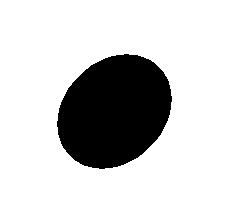
#> input picture IdealPupil.png, 226 x 215 px
$ python pyET_TestFrame.py   (older library calls are emulated)
#> lines starting #> are read from the running program, lines starting #| are printed output that depends on the picture; after the words box and inside, x2 and y2 are one past the last pixel; in counts of white or black regions, pixels touching at a corner belong together
### pyET_MediaIO.py
#!/opt/local/bin/python
#
# Load a single video frame from an image file
# - optional border trim border argument
#
# USAGE : pyET_TestFrame.py <Test Frame Image>
#
# AUTHOR : Mike Tyszka
# PLACE  : Caltech
# DATES  : 2014-05-07 JMT From scratch
#
# This file is part of pyET.
#
#    pyET is free software: you can redistribute it and/or modify
#    it under the terms of the GNU General Public License as published by
#    the Free Software Foundation, either version 3 of the License, or
#    (at your option) any later version.
#
#    pyET is distributed in the hope that it will be useful,
#    but WITHOUT ANY WARRANTY; without even the implied warranty of
#    MERCHANTABILITY or FITNESS FOR A PARTICULAR PURPOSE.  See the
#    GNU General Public License for more details.
#
#    You should have received a copy of the GNU General Public License
#   along with pyET.  If not, see <http://www.gnu.org/licenses/>.
#
# Copyright 2014 California Institute of Technology.

import numpy as np
import cv2

def LoadImage(image_file, border = 0):

    # Initialize frame
#> called with image_file = 'IdealPupil.png', border = 16
    frame = np.array([])

    # load test frame image
    try:
        frame = cv2.imread(image_file)
#> frame is the input picture: shape (215, 226, 3); 79.5% white; 1 black region, box (x1, y1, x2, y2) and area: (57, 54, 172, 169) 9964
    except:
        print('Problem opening %s to read' % image_file)
        return frame

    # Convert to grayscale image
    frame = cv2.cvtColor(frame, cv2.COLOR_BGR2GRAY)

    # Trim border (if requested)
    frame = TrimBorder(frame, border)

    return frame

#
# Trim border (typically introduced by video conversion)
#
def TrimBorder(frame, border = 0):

#> called with border = 16
    if border > 0:

        # Get image dimension
        nx, ny = frame.shape
#> nx = 215; ny = 226

        # Set bounding box
        x0 = border
        y0 = border
        x1 = nx - border
#> x1 = 199
        y1 = ny - border
#> y1 = 210

        # Make sure bounds are inside image
        x0 = x0 if x0 > 0 else 0
        x1 = x1 if x1 < nx else nx-1
        y0 = y0 if y0 > 0 else 0
        y1 = y1 if y1 < ny else ny-1

        # Crop and return
        return frame[x0:x1, y0:y1]
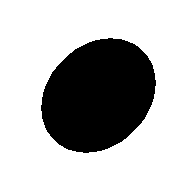
#> returned value: shape (183, 194); 71.9% white; 1 black region, box (x1, y1, x2, y2) and area: (41, 38, 156, 153) 9964

    else:

        return frame

### pyET_Pupilometry.py
#!/opt/local/bin/python
#
# Video pupilometry functions
# - takes calibration and gaze video filenames as input
# - controls calibration and gaze estimation workflow
#
# USAGE : pyET.py <Calibration Video> <Gaze Video>
#
# AUTHOR : Mike Tyszka
# PLACE  : Caltech
# DATES  : 2014-05-07 JMT From scratch
#
# This file is part of pyET.
#
#    pyET is free software: you can redistribute it and/or modify
#    it under the terms of the GNU General Public License as published by
#    the Free Software Foundation, either version 3 of the License, or
#    (at your option) any later version.
#
#    pyET is distributed in the hope that it will be useful,
#    but WITHOUT ANY WARRANTY; without even the implied warranty of
#    MERCHANTABILITY or FITNESS FOR A PARTICULAR PURPOSE.  See the
#    GNU General Public License for more details.
#
#    You should have received a copy of the GNU General Public License
#   along with pyET.  If not, see <http://www.gnu.org/licenses/>.
#
# Copyright 2014 California Institute of Technology.

import os
import sys
import time
import cv2
import numpy as np
from skimage import exposure
import pyET_FitEllipse as etf

# [154 lines left out: function VideoPupilometry, not called in this run]

#
# Find and fit pupil boundary ala Swirski
#
def FitPupil(roi, thresh = -1):

    # Intensity rescale to emphasize pupil
    # - assumes pupil is one of the darkest regions
    # - assumes pupil area is < 50% of frame
#> called with thresh = -1
    pA, pB = np.percentile(roi, (1, 50))
#> pA = 0; pB = 255
    roi = exposure.rescale_intensity(roi, in_range  = (pA, pB))

    # Segment pupil in grayscale image and update threshold
    roi_bw, thresh = SegmentPupil(roi, thresh)
#> in SegmentPupil, `thresh, pupil_bw = cv2.threshold(roi, 128, 255, cv2.THRESH_BINARY_INV ..`: thresh = 0
#> thresh = 0

    # Remove small features
    kernel = cv2.getStructuringElement(cv2.MORPH_ELLIPSE, (5,5))
    roi_bw = cv2.morphologyEx(roi_bw, cv2.MORPH_OPEN, kernel)

    # Identify edge pixels using Canny filter
    roi_edges = cv2.Canny(roi_bw, 0, 1)
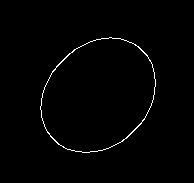
#> roi_edges: shape (183, 194); 1.1% white in thin lines or dots, all inside (x1, y1, x2, y2) = (40, 37, 156, 153)

    # Find all nonzero point coordinates
    pnts = np.transpose(np.nonzero(roi_edges))
#> pnts = 380 pairs, first value 37 to 152, second value 40 to 155

    # Swap columns - pnts are (row, col) and need to be (x,y)
    pnts[:,[0,1]] = pnts[:,[1,0]]

    # RANSAC ellipse fitting to edge points
    ellipse = etf.FitEllipse_RANSAC(pnts, roi)

    return ellipse, thresh


def SegmentPupil(roi, thresh = -1):

    # Follow up with Ostu thresholding
    thresh, pupil_bw = cv2.threshold(roi, 128, 255, cv2.THRESH_BINARY_INV | cv2.THRESH_OTSU)

    return pupil_bw, thresh

#
# Overlay fitted pupil ellipse on original frame
#
# [14 lines left out: function DisplayPupilEllipse, not called in this run]

#
# Robust percentil intensity scaling
#
def RobustIntensity(gray, perc_range = (5, 95)):

    pA, pB = np.percentile(gray, perc_range)

#
# Rotate frame by multiples of 90 degrees
#
# [32 lines left out: functions RotateFrame, WritePupilometry, not called in this run]

### pyET_FitEllipse.py
#!/opt/local/bin/python
#
# Video pupilometry functions
# - takes calibration and gaze video filenames as input
# - controls calibration and gaze estimation workflow
#
# USAGE : pyET.py <Calibration Video> <Gaze Video>
#
# AUTHOR : Mike Tyszka
# PLACE  : Caltech
# DATES  : 2014-05-07 JMT From scratch
# REFS   : Based on the robust pupil tracker developed in Swirski et al, 2012
#
# This file is part of pyET.
#
#    pyET is free software: you can redistribute it and/or modify
#    it under the terms of the GNU General Public License as published by
#    the Free Software Foundation, either version 3 of the License, or
#    (at your option) any later version.
#
#    pyET is distributed in the hope that it will be useful,
#    but WITHOUT ANY WARRANTY; without even the implied warranty of
#    MERCHANTABILITY or FITNESS FOR A PARTICULAR PURPOSE.  See the
#    GNU General Public License for more details.
#
#    You should have received a copy of the GNU General Public License
#   along with pyET.  If not, see <http://www.gnu.org/licenses/>.
#
# Copyright 2014 California Institute of Technology.

import numpy as np
import random
import cv2

#---------------------------------------------
# RANSACE Ellipse Fitting Functions
#---------------------------------------------

def FitEllipse_RANSAC(pnts, roi):

    # Output flags
    do_graphic = False
    verbose    = False

    # Maximum normalized error squared for inliers
    max_norm_err_sq = 4.0

    # Init best ellipse and support
    best_ellipse = ((0,0),(1,1),0)
    best_support = -np.inf

    # Create display window and init overlay image
    if do_graphic:
        cv2.namedWindow('RANSAC', cv2.WINDOW_AUTOSIZE)

    # Count pnts (n x 2)
    n_pnts = pnts.shape[0]
#> n_pnts = 380

    # Break if too few points to fit ellipse (RARE)
    if n_pnts < 5:
        return best_ellipse

    # Precalculate roi intensity gradients
    dIdx = cv2.Sobel(roi, cv2.CV_32F, 1, 0)
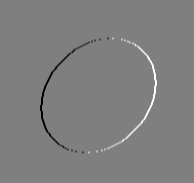
#> dIdx: shape (183, 194) float32; min -1020, max 1020, mean 0; drawn with min black and max white
    dIdy = cv2.Sobel(roi, cv2.CV_32F, 0, 1)

    # Ransac iterations
    for itt in range(0,5):

        # Select 5 points at random
        sample_pnts = np.asarray(random.sample(pnts, 5))

        # Fit ellipse to points
        ellipse = cv2.fitEllipse(sample_pnts)

        # Dot product of ellipse and image gradients
        grad_dot = EllipseImageGradDot(sample_pnts, ellipse, dIdx, dIdy)

        # Skip this iteration if one or more dot products are <= 0
        # implying that the ellipse is unlikely to bound the pupil
        if all(grad_dot > 0):

            # Refine inliers iteratively
            for refine in range(0,3):

                # Calculate normalized errors for all points
                norm_err = EllipseNormError(pnts, ellipse)

                # Identify inliers
                inliers = np.nonzero(norm_err**2 < max_norm_err_sq)[0]

                # Update inliers set
                inlier_pnts = pnts[inliers]

                # Protect ellipse fitting from too few points
                if inliers.size < 5:
                    if verbose: print('Break < 5 Inliers (During Refine)')
                    break

                # Fit ellipse to refined inlier set
                ellipse = cv2.fitEllipse(inlier_pnts)

                # Update overlay image and display
                if do_graphic:
                    overlay = cv2.cvtColor(roi/2,cv2.COLOR_GRAY2RGB)
                    OverlayRANSACFit(overlay, pnts, inlier_pnts, ellipse)
                    cv2.imshow('RANSAC', overlay)
                    cv2.waitKey(5)

            # End refinement

            # Count inliers (n x 2)
            n_inliers    = inliers.size
            perc_inliers = (n_inliers * 100.0) / n_pnts

            # Calculate support for the refined inliers
            support = EllipseSupport(inlier_pnts, ellipse, dIdx, dIdy)

            # Update best ellipse
            if support > best_support:
                best_support = support
                best_ellipse = ellipse

        else:

            # Ellipse gradients did not match image gradients
            support = 0
            perc_inliers = 0

        # Report on RANSAC progress
        if verbose: print('RANSAC %d : %0.1f (%0.1f)' % (itt, support, best_support))

        if perc_inliers > 95.0:
            if verbose: print('Break Max Perc Inliers')
            break
#> after the loop, best_ellipse = ((0, 0), (1, 1), 0); best_support = -inf

    if EllipseArea(best_ellipse) < 100:
        print('Tiny ellipse')

    return best_ellipse


# [222 lines left out: functions EllipseError, EllipseNormError, EllipseSupport, EllipseImageGradDot, Geometric2Conic, Conic2Geometric and 3 more, not called in this run]

### pyET_TestFrame.py
#!/opt/local/bin/python
#
# Single frame pyET test
# - finds pupil
#
# USAGE : pyET_TestFrame.py <Test Frame Image>
#
# AUTHOR : Mike Tyszka
# PLACE  : Caltech
# DATES  : 2014-05-07 JMT From scratch
#
# This file is part of pyET.
#
#    pyET is free software: you can redistribute it and/or modify
#    it under the terms of the GNU General Public License as published by
#    the Free Software Foundation, either version 3 of the License, or
#    (at your option) any later version.
#
#    pyET is distributed in the hope that it will be useful,
#    but WITHOUT ANY WARRANTY; without even the implied warranty of
#    MERCHANTABILITY or FITNESS FOR A PARTICULAR PURPOSE.  See the
#    GNU General Public License for more details.
#
#    You should have received a copy of the GNU General Public License
#   along with pyET.  If not, see <http://www.gnu.org/licenses/>.
#
# Copyright 2014 California Institute of Technology.

import sys
import pyET_Pupilometry as etp
import pyET_MediaIO as etm

def main():

    # Test frame image passed as command line arg
    if len(sys.argv) > 1:
        test_frame_image = sys.argv[1]
    else:
        # test_frame_image = 'RealPupil.png'
        test_frame_image = 'IdealPupil.png'

    # Load single frame
    frame = etm.LoadImage(test_frame_image, 16)

    # Run pupilometry on single test frame
    center, axes, angle, thresh = etp.FitPupil(frame)

    # Display fitted pupil ellipse over original image
    # et.DisplayPupilEllipse(frame, center, axes, angle)


# This is the standard boilerplate that calls the main() function.
if __name__ == '__main__':
#> (the run stopped early here; a loop or call above may not have finished)
